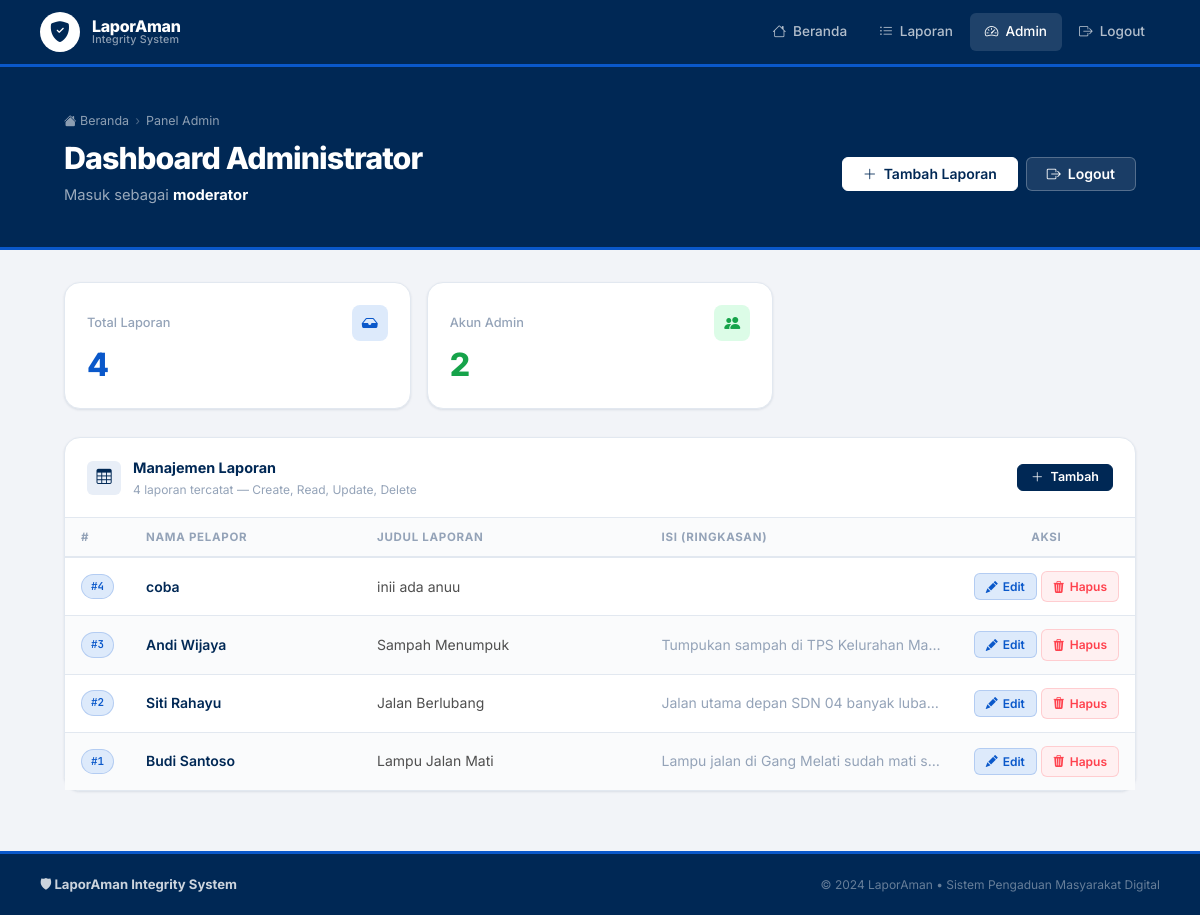
/admin (signed in), run on the app's committed database.
### tables this page shows
CREATE TABLE users (
    id       INTEGER PRIMARY KEY AUTOINCREMENT,
    username TEXT NOT NULL UNIQUE,
    password TEXT NOT NULL
);

CREATE TABLE reports (
    id           INTEGER PRIMARY KEY AUTOINCREMENT,
    nama_pelapor TEXT NOT NULL,
    judul        TEXT NOT NULL,
    isi_laporan  TEXT NOT NULL
);

### app.py (the view)
@app.route("/admin")
def admin_dashboard():
    if not session.get("admin_logged_in"):
        return redirect(url_for("admin_login"))
    laporan = db_query("SELECT * FROM reports ORDER BY id DESC", fetchall=True) or []
    users   = db_query("SELECT id, username, password FROM users", fetchall=True) or []
    return render_template(
        "admin.html",
        laporan    = laporan,
        users      = users,
        total      = len(laporan),
        admin_user = session.get("admin_user"),
        sqli_used  = session.get("sqli_used", False),
    )

### app.py (called while the page is built)
def get_db():
    if USE_PG:
        conn = psycopg2.connect(DATABASE_URL, sslmode="require")
        return conn
    else:
        db = getattr(g, "_database", None)
        if db is None:
            db = g._database = sqlite3.connect("laporaman.db")
            db.row_factory = sqlite3.Row
        return db

def db_query(sql, params=None, fetchone=False, fetchall=False, commit=False):
    conn = get_db()
    if USE_PG:
        cur = conn.cursor(cursor_factory=psycopg2.extras.RealDictCursor)
        cur.execute(sql, params or ())
        result = None
        if fetchone:   result = dict(cur.fetchone()) if cur.rowcount != 0 else None
        elif fetchall: result = [dict(r) for r in cur.fetchall()]
        if commit: conn.commit()
        conn.close()
        return result
    else:
        cur = conn.execute(sql, params or ())
        result = None
        if fetchone:   result = cur.fetchone()
        elif fetchall: result = cur.fetchall()
        if commit: conn.commit()
        return result

@app.teardown_appcontext
def close_connection(exception):
    if not USE_PG:
        db = getattr(g, "_database", None)
        if db is not None:
            db.close()

### templates/admin.html (shortened to what this page needs)
{% extends "base.html" %}
{% block content %}
<div class="page-hero">
  <div class="container">
    <div class="breadcrumb">
      <a href="/"><i class="bi bi-house-fill"></i> Beranda</a>
      <span class="breadcrumb-sep">›</span>
      <span>Panel Admin</span>
    </div>
      <div style="display:flex; align-items:center; justify-content:space-between; flex-wrap:wrap; gap:12px;">
      <div>
        <h1>Dashboard Administrator</h1>
        <p>Masuk sebagai <strong style="color:#fff;">{{ admin_user }}</strong></p>
      </div>
      <div style="display:flex; gap:8px; flex-wrap:wrap;">
        <button onclick="document.getElementById('modal-tambah').showModal()"
                class="btn btn-secondary" style="background:#fff; color:var(--primary); border-color:#fff;">
          <i class="bi bi-plus-lg"></i> Tambah Laporan
        </button>
        <a href="/admin/logout" class="btn btn-ghost"
           style="background:rgba(255,255,255,0.1); color:#fff; border-color:rgba(255,255,255,0.25);">
          <i class="bi bi-box-arrow-right"></i> Logout
        </a>
      </div>
    </div>
  </div>
</div>
<div class="container" style="padding: 32px 24px 60px;">
  <div class="grid-3" style="margin-bottom:28px;">
    <div class="stat-card">
      <div style="display:flex; align-items:center; justify-content:space-between; margin-bottom:8px;">
        <div class="stat-label">Total Laporan</div>
        <span style="width:36px;height:36px;background:var(--secondary-light);border-radius:8px;display:flex;align-items:center;justify-content:center;">
          <i class="bi bi-inbox-fill" style="color:var(--secondary);"></i>
        </span>
      </div>
      <div class="stat-value" style="color:var(--secondary);">{{ total }}</div>
    </div>
    <div class="stat-card">
      <div style="display:flex; align-items:center; justify-content:space-between; margin-bottom:8px;">
        <div class="stat-label">Akun Admin</div>
        <span style="width:36px;height:36px;background:var(--green-light);border-radius:8px;display:flex;align-items:center;justify-content:center;">
          <i class="bi bi-people-fill" style="color:var(--green);"></i>
        </span>
      </div>
      <div class="stat-value" style="color:var(--green);">{{ users | length }}</div>
    </div>
  </div>
  <div style="display:grid; grid-template-columns:1fr; gap:24px; align-items:start;">
    <div class="card">
      <div class="card-header">
        <div class="card-icon" style="background:var(--primary-light); color:var(--primary);">
          <i class="bi bi-table"></i>
        </div>
        <div style="flex:1;">
          <div class="card-title">Manajemen Laporan</div>
          <div class="card-subtitle">{{ total }} laporan tercatat — Create, Read, Update, Delete</div>
        </div>
        <button onclick="document.getElementById('modal-tambah').showModal()"
                class="btn btn-primary btn-sm">
          <i class="bi bi-plus-lg"></i> Tambah
        </button>
      </div>
      {% if not laporan %}
      <div style="text-align:center; padding:56px 24px;">
        <i class="bi bi-inbox" style="font-size:2.5rem; color:var(--text-3); display:block; margin-bottom:12px;"></i>
        <div style="font-weight:600; color:var(--text-2);">Belum ada laporan</div>
        <button onclick="document.getElementById('modal-tambah').showModal()"
                class="btn btn-primary btn-sm" style="margin-top:14px;">
          <i class="bi bi-plus-lg"></i> Tambah Laporan Pertama
        </button>
      </div>
      {% else %}
      <div class="table-wrap">
        <table>
          <thead>
            <tr>
              <th style="width:48px;">#</th>
              <th>Nama Pelapor</th>
              <th>Judul Laporan</th>
              <th>Isi (Ringkasan)</th>
              <th style="width:130px; text-align:center;">Aksi</th>
            </tr>
          </thead>
          <tbody>
            {% for lap in laporan %}
            <tr>
              <td>
                <span class="badge badge-blue font-mono" style="font-size:0.68rem;">#{{ lap.id }}</span>
              </td>
              <td style="font-weight:600; color:var(--primary); white-space:nowrap;">
                {{ lap.nama_pelapor }}
              </td>
              <td style="color:var(--text-2); max-width:200px;" class="truncate">
                {{ lap.judul }}
              </td>
              <td style="color:var(--text-3); max-width:180px;" class="truncate">
                {{ lap.isi_laporan | striptags | truncate(50) }}
              </td>
              <td style="text-align:center; white-space:nowrap;">
                <button class="action-btn action-edit"
                        data-id="{{ lap.id }}"
                        data-nama="{{ lap.nama_pelapor | e }}"
                        data-judul="{{ lap.judul | e }}"
                        data-isi="{{ lap.isi_laporan | e }}"
                        onclick="openEditBtn(this)">
                  <i class="bi bi-pencil-fill"></i> Edit
                </button>
                <a href="/admin/hapus/{{ lap.id }}" class="action-btn action-delete"
                   onclick="return confirm('Hapus laporan #{{ lap.id }}?')">
                  <i class="bi bi-trash3-fill"></i> Hapus
                </a>
              </td>
            </tr>
            {% endfor %}
          </tbody>
        </table>
      </div>
      {% endif %}
    </div>
  </div>
</div>
{% endblock %}

### templates/base.html (style rules this page uses)
*, *::before, *::after { box-sizing: border-box; margin: 0; padding: 0; }
:root { --primary: #002855; --primary-mid: #003d7a; --primary-light: #e8eef7; --secondary: #0A58CA; --secondary-light:#ddeafb; --tertiary: #FF414D; --tertiary-light: #fff0f1; --neutral: #4F4F4F; --neutral-light: #f5f5f5; --bg: #F2F4F8; --surface: #FFFFFF; --border: #E2E8F0; --border-hi:#CBD5E1; --text: #002855; --text-2: #4F4F4F; --text-3: #94A3B8; --green: #16A34A; --green-light:#dcfce7; --shadow-sm: 0 1px 3px rgba(0,40,85,0.07), 0 1px 2px rgba(0,40,85,0.04); --shadow: 0 4px 16px rgba(0,40,85,0.08), 0 2px 6px rgba(0,40,85,0.04); --radius-sm: 6px; --radius: 10px; --radius-lg: 16px; --mono: 'JetBrains Mono', monospace; }
html { scroll-behavior: smooth; }
body { font-family: 'Inter', system-ui, sans-serif; background: var(--bg); color: var(--text-2); min-height: 100vh; display: flex; flex-direction: column; line-height: 1.6; -webkit-font-smoothing: antialiased; }
.container { max-width: 1120px; margin: 0 auto; padding: 0 24px; }
.page-hero { background: var(--primary); padding: 44px 0 40px; border-bottom: 3px solid var(--secondary); }
.page-hero h1 { font-size: 1.9rem; font-weight: 800; color: #fff; letter-spacing: -0.03em; line-height: 1.15; margin-bottom: 8px; }
.page-hero p { color: rgba(255,255,255,0.6); font-size: 0.92rem; }
.card { background: var(--surface); border: 1px solid var(--border); border-radius: var(--radius-lg); box-shadow: var(--shadow-sm); transition: box-shadow 0.2s, border-color 0.2s; }
.card-header { padding: 18px 22px; border-bottom: 1px solid var(--border); display: flex; align-items: center; gap: 12px; }
.card-icon { width: 34px; height: 34px; border-radius: var(--radius-sm); display: flex; align-items: center; justify-content: center; font-size: 0.95rem; flex-shrink: 0; }
.card-title { font-size: 0.9rem; font-weight: 700; color: var(--text); }
.card-subtitle { font-size: 0.75rem; color: var(--text-3); }
.btn { display: inline-flex; align-items: center; gap: 7px; font-family: inherit; font-size: 0.875rem; font-weight: 600; padding: 9px 20px; border-radius: var(--radius-sm); border: 1.5px solid transparent; cursor: pointer; transition: all 0.15s; text-decoration: none; white-space: nowrap; line-height: 1; }
.btn-primary { background: var(--primary); color: #fff; border-color: var(--primary); }
.btn-secondary { background: var(--secondary); color: #fff; border-color: var(--secondary); }
.btn-ghost { background: transparent; color: var(--text-2); border-color: var(--border); }
.btn-sm { font-size: 0.78rem; padding: 6px 13px; }
.badge { display: inline-flex; align-items: center; gap: 4px; font-size: 0.7rem; font-weight: 600; padding: 3px 9px; border-radius: 99px; border: 1px solid transparent; }
.badge-blue { background: var(--secondary-light); color: var(--secondary); border-color: rgba(10,88,202,0.2); }
.table-wrap { overflow-x: auto; }
table { width: 100%; border-collapse: collapse; }
th { padding: 10px 16px; text-align: left; font-size: 0.72rem; font-weight: 700; color: var(--text-3); text-transform: uppercase; letter-spacing: 0.06em; border-bottom: 2px solid var(--border); background: #fafbfc; white-space: nowrap; }
td { padding: 13px 16px; font-size: 0.875rem; border-bottom: 1px solid var(--border); vertical-align: middle; }
tr:last-child td { border-bottom: none; }
.stat-card { background: var(--surface); border: 1px solid var(--border); border-radius: var(--radius-lg); box-shadow: var(--shadow-sm); padding: 22px; }
.stat-value { font-size: 2rem; font-weight: 800; letter-spacing: -0.04em; line-height: 1; margin-bottom: 5px; }
.stat-label { font-size: 0.8rem; color: var(--text-3); font-weight: 500; }
.grid-3 { display: grid; grid-template-columns: repeat(3,1fr); gap: 16px; }
.font-mono { font-family: var(--mono); }
.truncate { overflow: hidden; text-overflow: ellipsis; white-space: nowrap; }

### data on the page
users: username "moderator"
reports: id "4", nama_pelapor "coba", judul "inii ada anuu"
reports: id "3", nama_pelapor "Andi Wijaya", judul "Sampah Menumpuk", isi_laporan "Tumpukan sampah di TPS Kelurahan Ma…"
reports: id "2", nama_pelapor "Siti Rahayu", judul "Jalan Berlubang", isi_laporan "Jalan utama depan SDN 04 banyak luba…"
reports: id "1", nama_pelapor "Budi Santoso", judul "Lampu Jalan Mati", isi_laporan "Lampu jalan di Gang Melati sudah mati s…"

### other printed values
{{ total }} "4"
{{ users | length }} "2"
